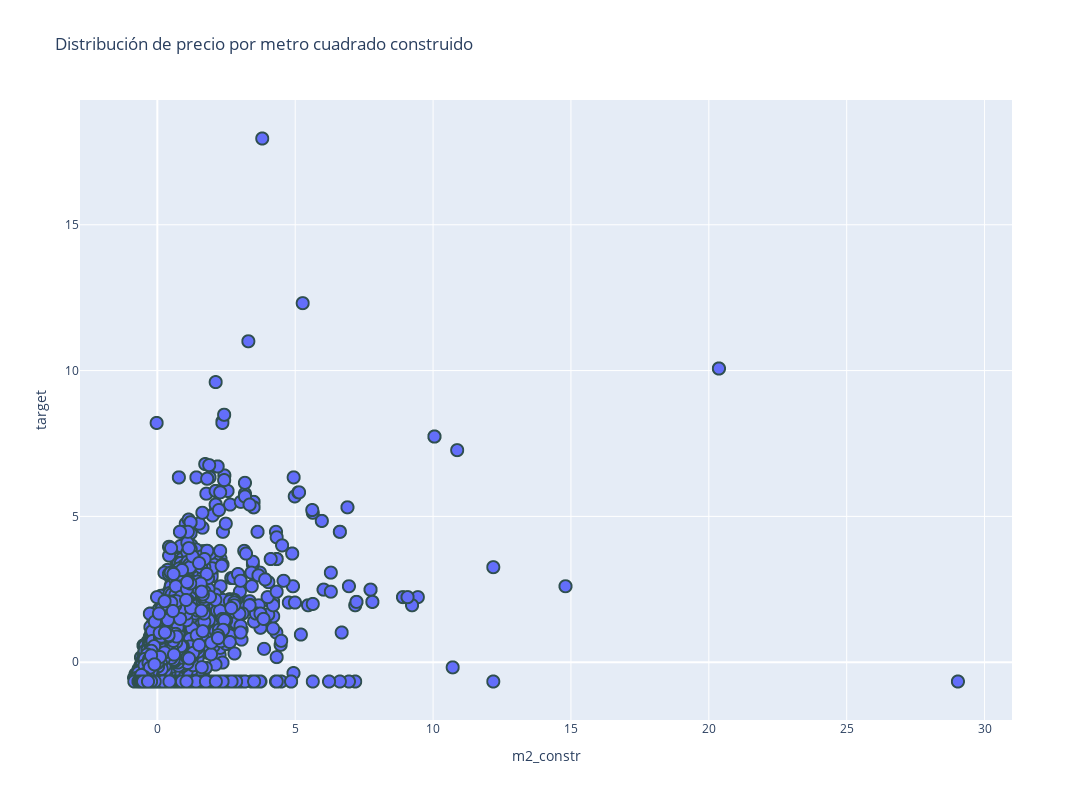

Notebook cell for this chart:
### Code cell
plot_clusters(
    data_frame=df,
    x="m2_constr",
    y="target",
    title="Distribución de precio por metro cuadrado construido",
    width=1200,
    height=800,
)

### Figure 1 — Plotly figure (JSON) as saved in the notebook; plotly's stock layout.template omitted (floating-point values rounded to 4 significant figures; data arrays with more than 128 entries replaced by an {"elided": "..."} marker saying what was removed)
{"data": [{"hovertemplate": "m2_constr=%{x}<br>target=%{y}<extra></extra>", "legendgroup": "", "marker": {"color": "#636efa", "line": {"color": "DarkSlateGrey", "width": 2}, "size": 12, "symbol": "circle"}, "mode": "markers", "name": "", "showlegend": false, "type": "scattergl", "x": {"elided": "9864 float values"}, "xaxis": "x", "y": {"elided": "9864 float values"}, "yaxis": "y"}], "layout": {"height": 800, "legend": {"tracegroupgap": 0}, "title": {"text": "Distribución de precio por metro cuadrado construido"}, "width": 1200, "xaxis": {"anchor": "y", "domain": [0, 1], "title": {"text": "m2_constr"}}, "yaxis": {"anchor": "x", "domain": [0, 1], "title": {"text": "target"}}}}
